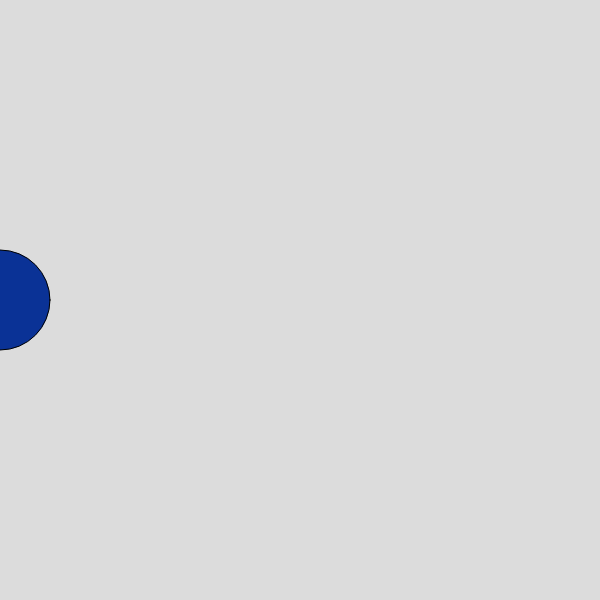
Frame 1 (no input)
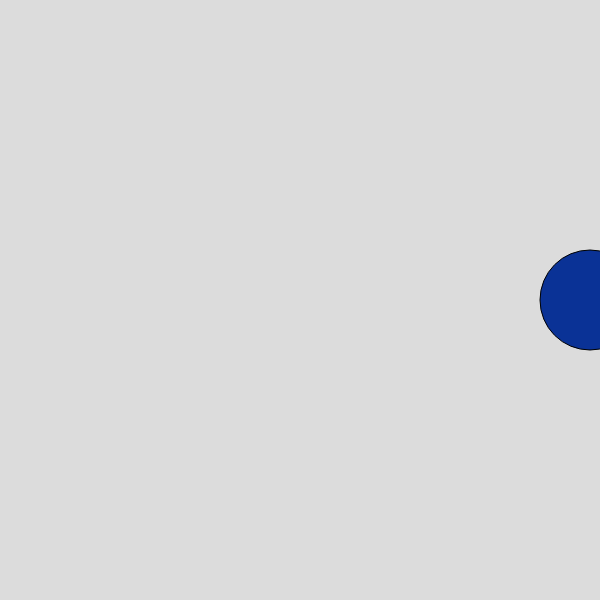
Frame 60 (no input)
Frame 120 (the mouse pressed at the canvas centre since frame 60): identical to frame 60, image omitted

The p5.js sketch that drew these frames (run headless with seeded random() and noise() and a simulated clock; from frame 60 on, the mouse is pressed at the canvas centre):

// p5.js sketch
// ── sketch.js
let x=  0;
let y = 300;

let speed = 10;

let r;
let g;
let b;


function setup() {
  createCanvas(600, 600);
  r = 10;
  g = 50;
  b = 150;
}

function draw() {
background(220);
fill (r, g, b);
ellipse(x, y, 100);
x = x + speed;

// || = OR operator,  && AND operator
if (x>600 || x<0 ) {
  //speed = speed * -1; back and forth

  // dont work speed = random (1, 5)  -1;
  speed =   - 1 * random (0.5,5.5);
  if ( speed > 10 || x <0  ){
    speed = 1;
  }

print("X" + x);
print("speed" + speed);
}

if (keyIsPressed) {
  r= random ( 255);
  g= random ( 255);
  b= random ( 255);
}



}


function mousePressed() {
  x = 0;
}
 function keyPressed() {
r= random ( 255);
g= random ( 255);
b= random ( 255);

 }

/*if (x<0) {
  speed = speed * -1;

}


}


/*if (mouseX > (height/3)*2) {
    fill(150, 0, 200);
}
else if  (mouseX> (height/3)) {
  fill("green");
}

else { 
  fill(225)}
  ellipse(300, 300, 100); */

/*
=== EQUAL TO 
!== NOT EQUAL TO */
